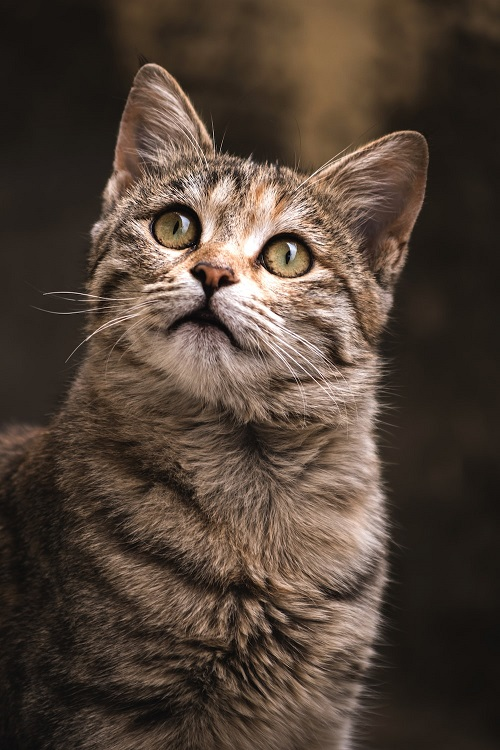
#> input picture assignment01/assets/cat1.jpg, 500 x 750 px
$ python rotation.py
#> lines starting #> are read from the running program, lines starting #| are printed output that depends on the picture
import cv2
import numpy as np

img = cv2.imread('assets/cat1.jpg', 0)      # Loading an image
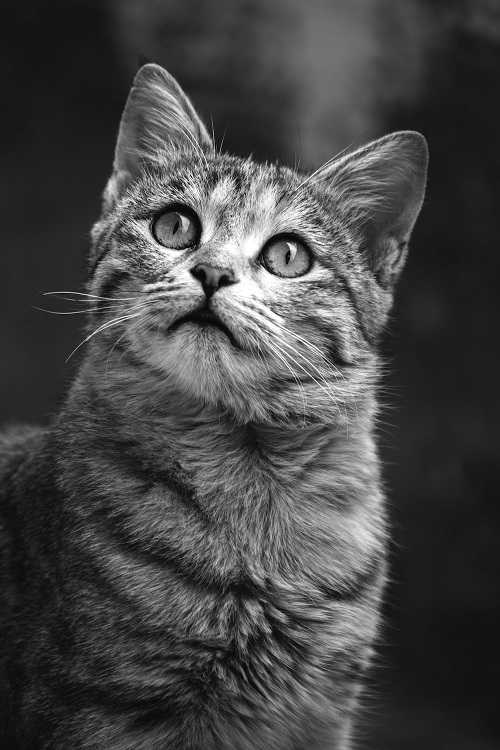
#> img: shape (750, 500); min 0, max 255, mean 69.2
height, width = img.shape[:2]
#> height = 750; width = 500

center = (height/2, width/2)
#> center = (375, 250)


rot_matrix = cv2.getRotationMatrix2D(center, 90, 0.5)

rotated_img = cv2.warpAffine(img, rot_matrix, (width, height))
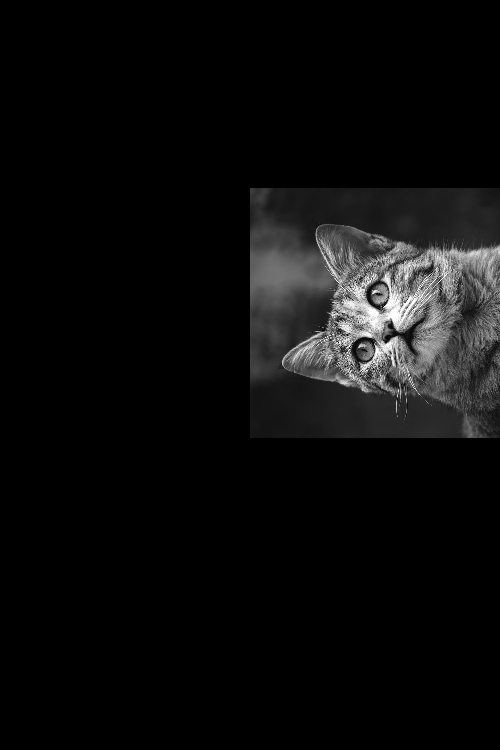
#> rotated_img: shape (750, 500); min 0, max 255, mean 12.4

cv2.imshow('original', img)     # printing the images
cv2.imshow('euclidean', rotated_img)
cv2.waitKey(0)
cv2.destroyAllWindows()
